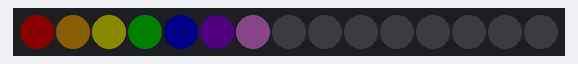
Bench run of a sketch on a simulated Arduino Uno, built with avr-gcc and run on an emulated ATmega328P. Parts: 15 RGB LEDs in strip order, left to right. Dim RGB values are drawn brighter than linear.

Above: at 0.05 s.
At 0.45 s:
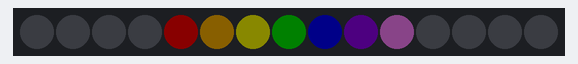
At 0.96 s:
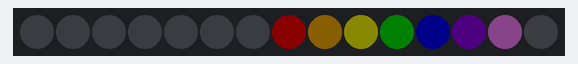
At 1.46 s:
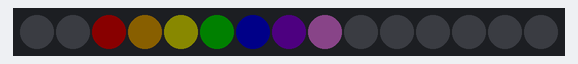
At 1.96 s:
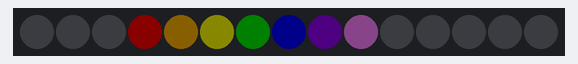

Measured:
- by itself, everything shown: repeats every 1.6 s, in 16 steps

The sketch:

sketch_jul13a.ino
```cpp
#include <FastLED.h>

// -------------------
// Constants
#define NUM_LEDS 15
#define DATA_PIN 7

// -------------------
// Runtime variables

// LEDs in rainbow color: https://colorswall.com/palette/102
CRGB MY_LEDS[NUM_LEDS] = {
  { 0xff, 0x00, 0x00 },  // Red
  { 0xff, 0xa5, 0x00 },  // Orange
  { 0xff, 0xff, 0x00 },  // Yellow
  { 0x00, 0x80, 0x00 },  // Green
  { 0x00, 0x00, 0xff },  // Blue
  { 0x4b, 0x00, 0x82 },  // Indigo
  { 0xee, 0x82, 0xee },  // Violet
  { 0x00, 0x00, 0x00 },
  { 0x00, 0x00, 0x00 },
  { 0x00, 0x00, 0x00 },
  { 0x00, 0x00, 0x00 },
  { 0x00, 0x00, 0x00 },
  { 0x00, 0x00, 0x00 },
  { 0x00, 0x00, 0x00 },
  { 0x00, 0x00, 0x00 },
};

// Index used for animation
int index = 0;

// -------------------
// Functions

/**
 * Rotate the LEDs into the physical connector
 */
void rotate_in() {
  CRGB temp = MY_LEDS[0];
  for (int i = 0; i < NUM_LEDS - 1; i++) {
    MY_LEDS[i] = MY_LEDS[i + 1];
  }
  MY_LEDS[NUM_LEDS - 1] = temp;
}

/**
 * Rotate the LEDs out from the physical connector
 */
void rotate_out() {
  CRGB temp = MY_LEDS[NUM_LEDS - 1];
  for (int i = NUM_LEDS - 1; i > 0; i--) {
    MY_LEDS[i] = MY_LEDS[i - 1];
  }
  MY_LEDS[0] = temp;
}

/**
 * Setup function called once at power up
 */
void setup() {
  // Configure the LEDs to be controlled by the FastLED library
  // Using NEOPIXEL for the A035 LED strips from M5Stack
  FastLED.addLeds<NEOPIXEL, DATA_PIN>(MY_LEDS, NUM_LEDS);

  // Reduce overall brightness
  FastLED.setBrightness(10);

  // "Render" the LEDs
  FastLED.show();
}

/**
 * Loop function called cyclically
 */
void loop() {
  // Do some animation with the LED colors
  if (index < (NUM_LEDS - 7)) {
    rotate_out();
  } else {
    rotate_in();
  }
  index = (index + 1) % (NUM_LEDS + 1);

  // Sleep a bit
  delay(100);

  // "Render" the LEDs
  FastLED.show();
}
```
